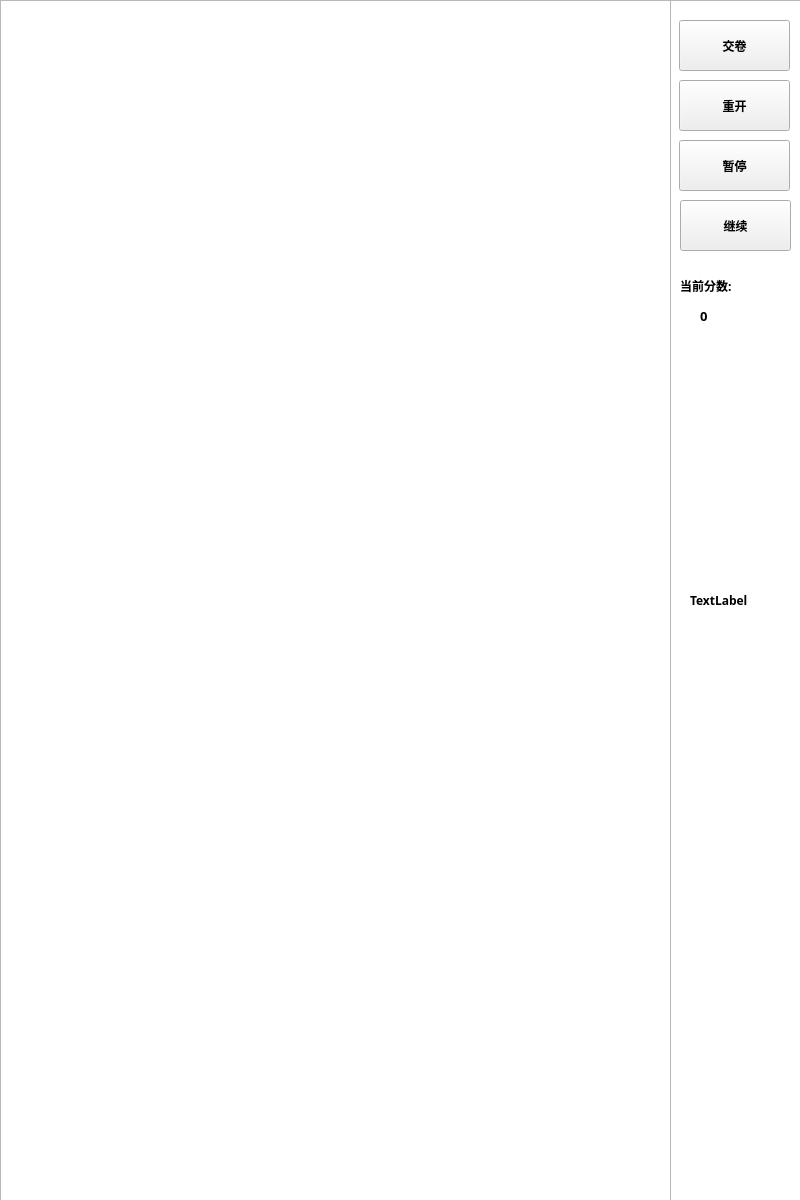
<?xml version="1.0" encoding="UTF-8"?>
<ui version="4.0">
 <class>MainScene</class>
 <widget class="QMainWindow" name="MainScene">
  <property name="geometry">
   <rect>
    <x>0</x>
    <y>0</y>
    <width>800</width>
    <height>1200</height>
   </rect>
  </property>
  <property name="windowTitle">
   <string>MainScene</string>
  </property>
  <widget class="QWidget" name="centralWidget">
   <widget class="QLabel" name="score_text">
    <property name="geometry">
     <rect>
      <x>680</x>
      <y>270</y>
      <width>171</width>
      <height>31</height>
     </rect>
    </property>
    <property name="font">
     <font>
      <family>华文宋体</family>
      <pointsize>9</pointsize>
      <weight>75</weight>
      <bold>true</bold>
     </font>
    </property>
    <property name="frameShape">
     <enum>QFrame::NoFrame</enum>
    </property>
    <property name="frameShadow">
     <enum>QFrame::Plain</enum>
    </property>
    <property name="text">
     <string>当前分数:</string>
    </property>
   </widget>
   <widget class="QLabel" name="score">
    <property name="geometry">
     <rect>
      <x>700</x>
      <y>300</y>
      <width>81</width>
      <height>31</height>
     </rect>
    </property>
    <property name="font">
     <font>
      <family>华文宋体</family>
      <pointsize>10</pointsize>
      <weight>75</weight>
      <bold>true</bold>
     </font>
    </property>
    <property name="frameShape">
     <enum>QFrame::NoFrame</enum>
    </property>
    <property name="text">
     <string>0</string>
    </property>
   </widget>
   <widget class="QGraphicsView" name="graphicsView">
    <property name="geometry">
     <rect>
      <x>0</x>
      <y>0</y>
      <width>671</width>
      <height>1211</height>
     </rect>
    </property>
   </widget>
   <widget class="QGraphicsView" name="ctlBar">
    <property name="geometry">
     <rect>
      <x>670</x>
      <y>0</y>
      <width>256</width>
      <height>1201</height>
     </rect>
    </property>
    <property name="mouseTracking">
     <bool>false</bool>
    </property>
    <property name="autoFillBackground">
     <bool>false</bool>
    </property>
   </widget>
   <widget class="QPushButton" name="stop">
    <property name="geometry">
     <rect>
      <x>679</x>
      <y>140</y>
      <width>111</width>
      <height>51</height>
     </rect>
    </property>
    <property name="font">
     <font>
      <family>华文宋体</family>
      <weight>75</weight>
      <bold>true</bold>
     </font>
    </property>
    <property name="text">
     <string>暂停</string>
    </property>
    <property name="checkable">
     <bool>false</bool>
    </property>
    <property name="autoDefault">
     <bool>false</bool>
    </property>
    <property name="flat">
     <bool>false</bool>
    </property>
   </widget>
   <widget class="QPushButton" name="restart">
    <property name="geometry">
     <rect>
      <x>679</x>
      <y>80</y>
      <width>111</width>
      <height>51</height>
     </rect>
    </property>
    <property name="font">
     <font>
      <family>华文宋体</family>
      <weight>75</weight>
      <bold>true</bold>
     </font>
    </property>
    <property name="text">
     <string>重开</string>
    </property>
    <property name="flat">
     <bool>false</bool>
    </property>
   </widget>
   <widget class="QPushButton" name="end">
    <property name="geometry">
     <rect>
      <x>679</x>
      <y>20</y>
      <width>111</width>
      <height>51</height>
     </rect>
    </property>
    <property name="font">
     <font>
      <family>华文宋体</family>
      <weight>75</weight>
      <bold>true</bold>
     </font>
    </property>
    <property name="text">
     <string>交卷</string>
    </property>
    <property name="flat">
     <bool>false</bool>
    </property>
   </widget>
   <widget class="QPushButton" name="continue_btn">
    <property name="geometry">
     <rect>
      <x>680</x>
      <y>200</y>
      <width>111</width>
      <height>51</height>
     </rect>
    </property>
    <property name="font">
     <font>
      <family>华文宋体</family>
      <weight>75</weight>
      <bold>true</bold>
     </font>
    </property>
    <property name="text">
     <string>继续</string>
    </property>
   </widget>
   <widget class="QLabel" name="tip">
    <property name="geometry">
     <rect>
      <x>690</x>
      <y>370</y>
      <width>121</width>
      <height>461</height>
     </rect>
    </property>
    <property name="font">
     <font>
      <family>华文宋体</family>
      <pointsize>9</pointsize>
      <weight>75</weight>
      <bold>true</bold>
     </font>
    </property>
    <property name="text">
     <string>TextLabel</string>
    </property>
   </widget>
   <zorder>ctlBar</zorder>
   <zorder>graphicsView</zorder>
   <zorder>score_text</zorder>
   <zorder>score</zorder>
   <zorder>stop</zorder>
   <zorder>restart</zorder>
   <zorder>end</zorder>
   <zorder>continue_btn</zorder>
   <zorder>tip</zorder>
  </widget>
 </widget>
 <layoutdefault spacing="6" margin="11"/>
 <resources/>
 <connections/>
</ui>
